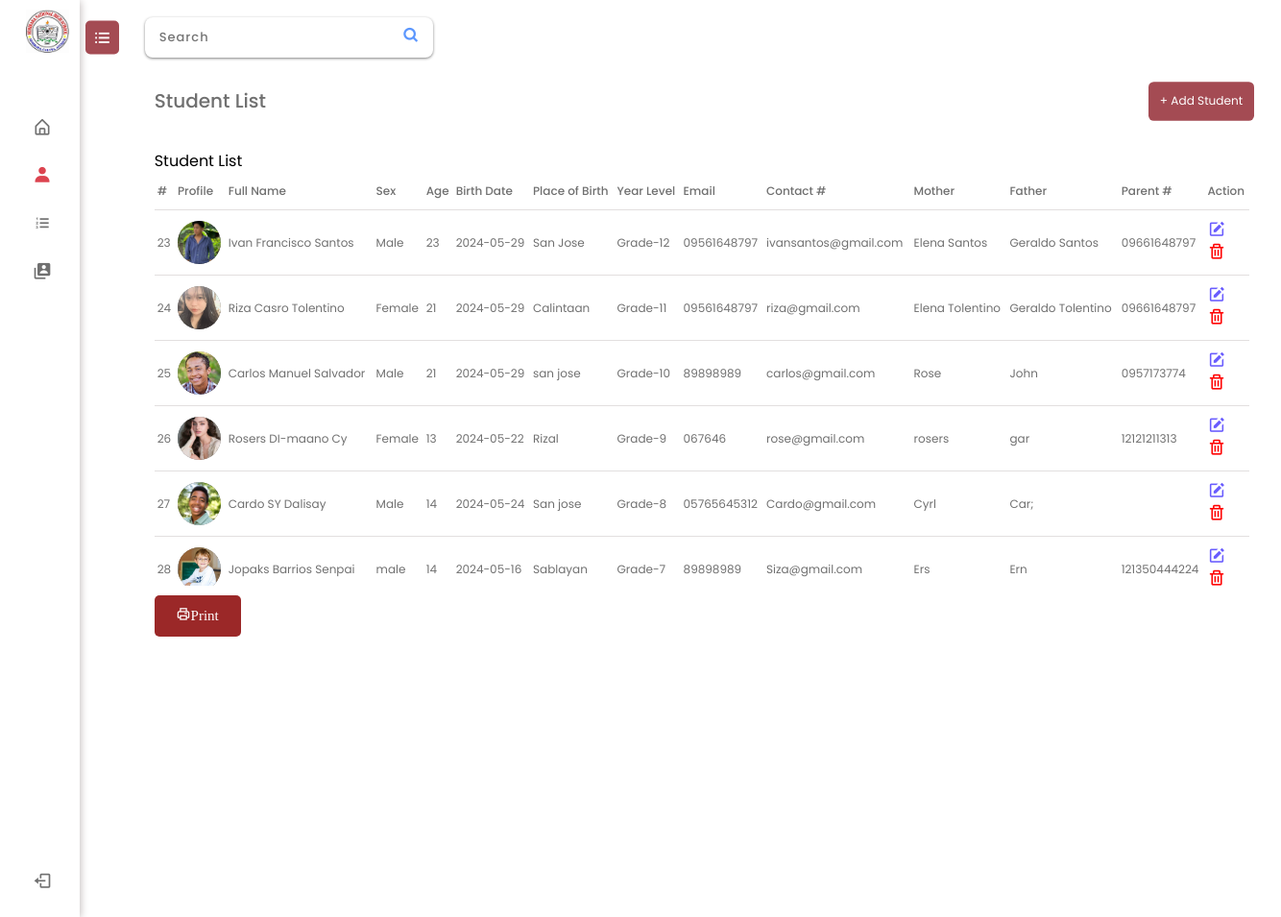
Page /studentdash.php on the committed database.
### tables this page shows
CREATE TABLE `students_tb` (
  `id` int(11) NOT NULL,
  `profilepic` varchar(200) NOT NULL,
  `fname` varchar(200) NOT NULL,
  `mname` varchar(200) NOT NULL,
  `lname` varchar(200) NOT NULL,
  `sex` varchar(200) NOT NULL,
  `age` varchar(200) NOT NULL,
  `BOD` varchar(100) NOT NULL,
  `POB` varchar(100) NOT NULL,
  `yearlevel` varchar(200) NOT NULL,
  `contact_num` varchar(200) NOT NULL,
  `email` varchar(200) NOT NULL,
  `mothername` varchar(200) NOT NULL,
  `fathername` varchar(200) NOT NULL,
  `mother_contact` varchar(200) NOT NULL,
  `father_contact` varchar(200) NOT NULL
);

### studentdash.php (the view, shortened to what this page needs)
<?php
include_once("connection.php");
$data = "SELECT * FROM students_tb";
$list = $conn->query($data);
$listrow = $list->fetch_assoc();
?>
<!DOCTYPE html>
<html lang="en">
<head>
    <link rel="stylesheet" href="style/style.css">
    <link href='https://unpkg.com/boxicons@2.1.4/css/boxicons.min.css' rel='stylesheet'>
    <link href='https://unpkg.com/boxicons@2.1.4/dist/boxicons.js' rel='stylesheet'>
</head>
<body>
     <nav class="sidebar close">
        <header>
            <div class="image-text">
                 <span class="image">
                 <img src="image/logo.jpg" alt="" width="45">
                </span>
             </div>
      <i class='bx bx-list-ul toggle'></i>
        </header>
        <div class="menu-bar">
            <div class="menu">
                <li class="nav-links">
                    <a href="dashboard.php">
                        <i class='bx bx-home-alt icon'></i>
                    </a>
                   </li>
                  <ul class="menu-links">
                       <li class="nav-links active">
                        <a href="studentdash.php">
                            <i class='bx bxs-user icon'></i>
                        </a>
                       </li>
                       <li class="nav-links">
                        <a href="yearlevel.php">
                            <i class='bx bx-list-ol icon'></i>
                        </a>
                       </li>
                       <li class="nav-links">
                        <a href="accountdash.php">
                            <i class='bx bxs-user-account icon'></i>
                        </a>
                       </li>
                  </ul>
            </div>
            <div class="button-content">
                <li class="mode">
                    <a href="logout.php">
                        <i class='bx bx-log-out icon'></i>
                    </a>
                </li>
            </div>
        </div>
     </nav>
     <div class="container containers">
        <header><div class="flex-header">
        <form action="" method ="POST" enctype = "multipart/form-data">
            <div class="search-bar" style="box-shadow: 0px 1px 3px 0px gray"><span><input type="text" name="search" placeholder="Search"></span>
            <button name = "search-btn" type="submit" style="background-color:transparent; border:none;"><i class='bx bx-search' type="submit"></i></button></div>
         </form>
    </div>
      </header>
      <div class="maincontent student">
         <div class="student-content">
            <div class="add-student">
              <header><span class="add-student">Student List</span></header>
             <button class="btn-add" id="#toggleButton" onclick="addnews()">+ Add Student</button>
            </div>
            <div class="list">
           <span>Student List</span>
           <div class="student-list" style="overflow-y: scroll; height:45vh;">
            <div class="table">
               <table>
               <thead class="thead" style="position:sticky; top:0px; background-color:#fff">
                    <tr>
                        <th>#</th>
                        <th>Profile</th>
                        <th>Full Name</th>
                        <th>Sex</th>
                        <th>Age</th>
                        <th>Birth Date</th>
                        <th>Place of Birth</th>
                        <th>Year Level</th>
                        <th>Email</th>
                        <th>Contact #</th>
                        <th>Mother</th>
                        <th>Father</th>
                        <th>Parent #</th>
                        <th>Action</th>
                    </tr>
                </thead>
                <tbody>
                <?php do{ ?>
                     <tr>
                        <td><?php echo $listrow['id']?></td>
                        <td><div class="img"><img src="uploads/<?php echo $listrow['profilepic']?>" alt=""></div></td>
                        <td><?php echo $listrow['fname']?><span> </span> <?php echo $listrow['mname']?> <?php echo $listrow['lname']?></td>
                        <td><?php echo $listrow['sex']?></td>
                        <td><?php echo $listrow['age']?></td>
                        <td><?php echo $listrow['BOD']?></td>
                        <td><?php echo $listrow['POB']?></td>
                        <td><?php echo $listrow['yearlevel']?></td>
                        <td><?php echo $listrow['contact_num']?></td>
                        <td><?php echo $listrow['email']?></td>
                        <td><?php echo $listrow['mothername']?></td>
                        <td><?php echo $listrow['fathername']?></td>
                        <td><?php echo $listrow['father_contact']?></td>
                        <td><div class="actions">
                            <a href='studentedit.php?id=<?php echo $listrow['id'];?>' style="text-decoration:none;"><i class='bx bxs-edit' class="btn-add"></i></a>
                            <form action="" name="delete" method="POST"><button style="background-color:transparent; border:none;" name="delete" type="submit"><i class='bx bx-trash' style="color:red;"></i></button>
                            <input type="hidden" name="ID" value="<?php echo $listrow['id'];?>"></form>
                        </td>
                     </tr>
                     <?php }while($listrow = $list->fetch_assoc());?>
                </tbody>
               </table>
            </div>
        </div>
         </div>
         <a href="dataprint.php"><button class="print-btn"><i class='bx bx-printer' style="font-size:15px">Print</i></button></a>
      </div>
     </div>
</body>
</html>

### rows in the picture
students_tb: id "23", profilepic (picture), fname "Ivan", mname "Francisco", lname "Santos", sex "Male", age "23", BOD "2024-05-29", POB "San Jose", yearlevel "Grade-12", contact_num "09561648797", email "ivansantos@gmail.com", mothername "Elena Santos", fathername "Geraldo Santos", father_contact "09661648797"
students_tb: id "24", profilepic (picture), fname "Riza", mname "Casro", lname "Tolentino", sex "Female", age "21", BOD "2024-05-29", POB "Calintaan", yearlevel "Grade-11", contact_num "09561648797", email "riza@gmail.com", mothername "Elena Tolentino", fathername "Geraldo Tolentino", father_contact "09661648797"
students_tb: id "25", profilepic (picture), fname "Carlos", mname "Manuel", lname "Salvador", sex "Male", age "21", BOD "2024-05-29", POB "san jose", yearlevel "Grade-10", contact_num "89898989", email "carlos@gmail.com", mothername "Rose", fathername "John", father_contact "0957173774"
students_tb: id "26", profilepic (picture), fname "Rosers", mname "DI-maano", lname "Cy", sex "Female", age "13", BOD "2024-05-22", POB "Rizal", yearlevel "Grade-9", contact_num "067646", email "rose@gmail.com", mothername "rosers", fathername "gar", father_contact "12121211313"
students_tb: id "27", profilepic (picture), fname "Cardo", mname "SY", lname "Dalisay", sex "Male", age "14", BOD "2024-05-24", POB "San jose", yearlevel "Grade-8", contact_num "05765645312", email "Cardo@gmail.com", mothername "Cyrl", fathername "Car;"
students_tb: id "28", profilepic (picture), fname "Jopaks", mname "Barrios", lname "Senpai", sex "male", age "14", BOD "2024-05-16", POB "Sablayan", yearlevel "Grade-7", contact_num "89898989", email "Siza@gmail.com", mothername "Ers", fathername "Ern", father_contact "121350444224"
